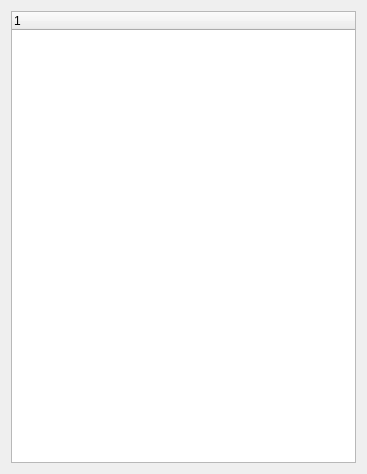
<?xml version="1.0" encoding="UTF-8"?>
<ui version="4.0">
 <class>ByyDisplayManageWidget</class>
 <widget class="QWidget" name="ByyDisplayManageWidget">
  <property name="geometry">
   <rect>
    <x>0</x>
    <y>0</y>
    <width>367</width>
    <height>474</height>
   </rect>
  </property>
  <property name="windowTitle">
   <string>ByyDisplayManageWidget</string>
  </property>
  <layout class="QVBoxLayout" name="verticalLayout">
   <item>
    <widget class="QTreeWidget" name="treeWidget">
     <column>
      <property name="text">
       <string notr="true">1</string>
      </property>
     </column>
    </widget>
   </item>
  </layout>
 </widget>
 <layoutdefault spacing="6" margin="11"/>
 <resources/>
 <connections/>
</ui>
